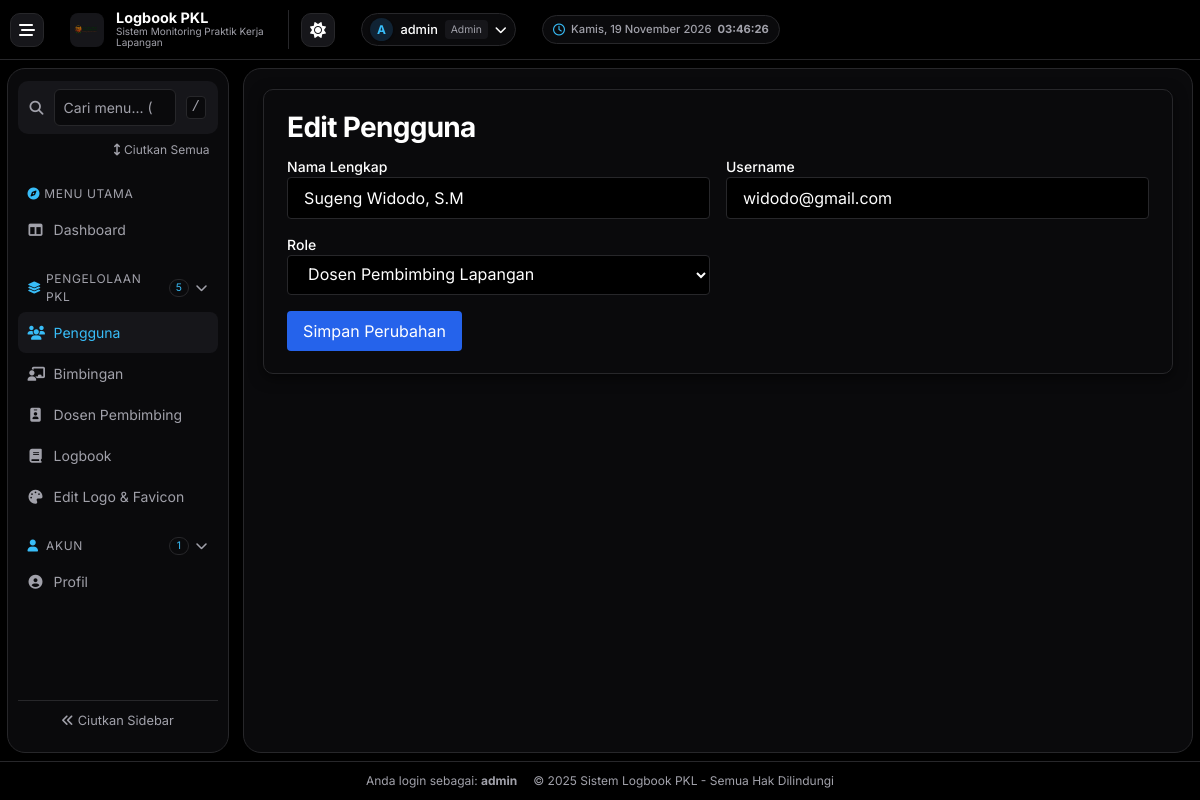
The page /admin/edit_user.php?id=8 (signed in) on the database its author committed.
### tables this page shows
CREATE TABLE IF NOT EXISTS `settings` (
  `setting_key` varchar(50) NOT NULL,
  `setting_value` text NOT NULL,
  `updated_at` timestamp NOT NULL DEFAULT CURRENT_TIMESTAMP ON UPDATE CURRENT_TIMESTAMP,
  PRIMARY KEY (`setting_key`)
);

CREATE TABLE `users` (
  `id` int(11) NOT NULL,
  `nama` varchar(100) DEFAULT NULL,
  `username` varchar(50) DEFAULT NULL,
  `password` varchar(255) DEFAULT NULL,
  `role` enum('admin','mahasiswa','dosen_pkl','dosen_lapangan') NOT NULL,
  `created_at` timestamp NOT NULL DEFAULT current_timestamp(),
  `remember_token` varchar(64) DEFAULT NULL,
  `prodi` varchar(100) DEFAULT NULL,
  `email_verified` tinyint(1) DEFAULT 0,
  `phone` varchar(15) DEFAULT NULL,
  `profile_image` varchar(255) DEFAULT NULL
);

### includes/settings.php (called while the page is built, shortened)
<?php
if (!function_exists('get_app_settings')) {
    function get_app_settings() {
        global $conn;
        static $settings_cache = null;
        if ($settings_cache !== null) {
            return $settings_cache;
        }
        $defaults = [
            'app_logo'           => 'assets/images/dashboard-logo-uam.png',
            'app_favicon'        => 'assets/images/dashboard-logo-uam.png',
            'app_logo_login'     => 'assets/images/uam1.png',
            'app_logo_secondary' => 'assets/images/dikti.png',
            'app_name'           => 'Logbook PKL',
            'app_desc'           => 'Sistem Monitoring Praktik Kerja Lapangan'
        ];
        $res = $conn->query("SELECT setting_key, setting_value FROM settings");
        if ($res && $res->num_rows > 0) {
            while ($row = $res->fetch_assoc()) {
                $defaults[$row['setting_key']] = $row['setting_value'];
            }
        }
        $settings_cache = $defaults;
        return $settings_cache;
    }
}
if (!function_exists('get_setting')) {
    function get_setting($key, $default = '') {
        $settings = get_app_settings();
        return $settings[$key] ?? $default;
    }
}

### admin/edit_user.php (the view, shortened to what this page needs)
<?php
include '../config/db.php';
$id = intval($_GET['id']);
$user = $conn->query("SELECT * FROM users WHERE id='$id'")->fetch_assoc();
include '../includes/header.php';
?>
<div class="dashboard-panel dashboard-section">
    <h2 class="dashboard-title text-xl font-bold mb-4">Edit Pengguna</h2>
    <form method="post" class="dashboard-form-grid">
        <div class="mb-4">
            <label class="block text-sm font-medium text-gray-700">Nama Lengkap</label>
            <input type="text" name="nama" value="<?= htmlspecialchars($user['nama']) ?>" required class="w-full px-4 py-2 border border-gray-300 rounded">
        </div>
        <div class="mb-4">
            <label class="block text-sm font-medium text-gray-700">Username</label>
            <input type="text" name="username" value="<?= htmlspecialchars($user['username']) ?>" required class="w-full px-4 py-2 border border-gray-300 rounded">
        </div>
        <div class="mb-4">
            <label class="block text-sm font-medium text-gray-700">Role</label>
            <select name="role" required class="w-full px-4 py-2 border border-gray-300 rounded">
                <option value="dosen_lapangan" <?= $user['role'] == 'dosen_lapangan' ? 'selected' : '' ?>>Dosen Pembimbing Lapangan</option>
            </select>
        </div>
        <button type="submit" class="bg-blue-600 hover:bg-blue-700 text-white px-4 py-2 rounded w-full">Simpan Perubahan</button>
    </form>
</div>
<?php include '../includes/footer.php'; ?>

### includes/header.php (shortened to what this page needs)
<?php
$base_path = '';
if (strpos($_SERVER['PHP_SELF'], 'admin/') !== false) {
    $base_path = '../';
} elseif (strpos($_SERVER['PHP_SELF'], 'mahasiswa/') !== false ||
          strpos($_SERVER['PHP_SELF'], 'dosen_pkl/') !== false ||
          strpos($_SERVER['PHP_SELF'], 'dosen_lapangan/') !== false) {
    $base_path = '../';
}
$role_dashboard = [
    'admin' => $base_path . 'admin/dashboard.php',
    'mahasiswa' => $base_path . 'mahasiswa/dashboard.php',
    'dosen_pkl' => $base_path . 'dosen_pkl/dashboard.php',
    'dosen_lapangan' => $base_path . 'dosen_lapangan/dashboard.php'
];
$current_role = $_SESSION['user']['role'];
$dashboard_url = $role_dashboard[$current_role] ?? '../index.php';
$is_impersonating = isset($_SESSION['impersonator_id']);
?>
<!DOCTYPE html>
<html lang="id">
<head>
    <?php
    $app_favicon = function_exists('get_setting') ? get_setting('app_favicon', 'assets/images/dashboard-logo-uam.png') : 'assets/images/dashboard-logo-uam.png';
    $app_logo    = function_exists('get_setting') ? get_setting('app_logo', 'assets/images/dashboard-logo-uam.png') : 'assets/images/dashboard-logo-uam.png';
    $app_name    = function_exists('get_setting') ? get_setting('app_name', 'Logbook PKL') : 'Logbook PKL';
    $app_desc    = function_exists('get_setting') ? get_setting('app_desc', 'Sistem Monitoring Praktik Kerja Lapangan') : 'Sistem Monitoring Praktik Kerja Lapangan';
    ?>
    <script src="https://cdn.tailwindcss.com"></script>
    <link rel="stylesheet" href="https://cdnjs.cloudflare.com/ajax/libs/font-awesome/6.5.0/css/all.min.css">
    <link rel="stylesheet" href="<?= $base_path ?>assets/css/dashboard.css">
</head>
<body class="min-h-screen pkl-dashboard<?= $is_impersonating ? ' is-impersonating' : '' ?>">
<nav class="sticky top-0 z-50" aria-label="Bilah atas">
    <div>
        <div class="flex justify-between items-center h-16">
            <div class="flex items-center space-x-4">
                <button type="button" id="dashboardSidebarToggle" class="dashboard-sidebar-toggle"
                        aria-label="Menu navigasi" aria-controls="dashboardSidebar" aria-expanded="false">
                    <i class="fas fa-bars-staggered" aria-hidden="true"></i>
                </button>
                <a href="<?= $dashboard_url ?>" class="flex items-center space-x-3">
                    <?php if (!empty($app_logo) && file_exists(__DIR__ . '/../' . $app_logo)): ?>
                        <div class="w-10 h-10 bg-white rounded-lg flex items-center justify-center shadow overflow-hidden p-1">
                            <img src="<?= $base_path . htmlspecialchars($app_logo) ?>?v=<?= filemtime(__DIR__ . '/../' . $app_logo) ?>" alt="Logo <?= htmlspecialchars($app_name) ?>" class="max-w-full max-h-full object-contain">
                        </div>
                    <?php else: ?>
                        <div class="w-10 h-10 bg-white rounded-lg flex items-center justify-center shadow">
                            <i class="fas fa-graduation-cap text-blue-600 text-lg" aria-hidden="true"></i>
                        </div>
                    <?php endif; ?>
                    <div class="hidden md:block">
                        <h1 class="text-lg font-bold text-white"><?= htmlspecialchars($app_name) ?></h1>
                        <p class="text-xs text-blue-100"><?= htmlspecialchars($app_desc) ?></p>
                    </div>
                </a>
            </div>
            <div class="flex items-center space-x-4">
                <button type="button" id="dashboardThemeToggle" class="dashboard-sidebar-toggle dashboard-theme-toggle"
                        aria-label="Mode gelap" aria-pressed="true" title="Ganti ke tema terang">
                    <i class="fas fa-sun" aria-hidden="true"></i>
                </button>
                <div class="hidden md:block text-right">
                    <i class="far fa-clock dashboard-clock-icon" aria-hidden="true"></i>
                    <div id="tanggal" class="text-sm font-medium text-blue-100"></div>
                    <div id="jam" class="text-xs text-white/90 time"></div>
                </div>
                <div class="relative">
                    <button id="userMenuButton" class="flex items-center space-x-3 focus:outline-none focus:ring-2 focus:ring-white/30 rounded-lg p-1">
                        <div class="w-10 h-10 rounded-full border-2 border-white overflow-hidden bg-gradient-to-r from-blue-400 to-purple-400 flex items-center justify-center shadow">
                            <?php if (isset($_SESSION['user']['profile_image']) && !empty($_SESSION['user']['profile_image'])): ?>
                                <img src="<?= $base_path ?>assets/uploads/profiles/<?= htmlspecialchars($_SESSION['user']['profile_image']) ?>"
                                     alt="Profile"
                                     class="w-full h-full object-cover">
                            <?php else: ?>
                                <span class="text-white font-bold text-lg">
                                    <?= strtoupper(substr($_SESSION['user']['nama'], 0, 1)) ?>
                                </span>
                            <?php endif; ?>
                        </div>
                        <div class="dashboard-account-label hidden md:block text-left">
                            <div class="text-sm font-medium text-white"><?= htmlspecialchars($_SESSION['user']['nama']) ?></div>
                            <div class="text-xs text-blue-100 capitalize"><?= $current_role ?></div>
                        </div>
                        <i class="fas fa-chevron-down text-white text-xs hidden md:block"></i>
                    </button>
                </div>
            </div>
        </div>
    </div>
</nav>
<div class="dashboard-layout" id="dashboardLayout">
<?php require __DIR__ . '/dashboard-sidebar.php'; ?>
<main id="dashboardMain">

### includes/header.php (style rules this page uses)
body { font-family: 'Inter', sans-serif; }
.time { font-size: 0.875rem; line-height: 1.25rem; }

### rows shown on the page
settings: setting_key "Logbook PKL"
users: nama "Sugeng Widodo, S.M", username "widodo@gmail.com", role "Dosen Pembimbing Lapangan"

### other values the page prints
$app_desc "Sistem Monitoring Praktik Kerja Lapangan"
substr($_SESSION['user']['nama'], 0, 1) "A"
$_SESSION['user']['nama'] "admin"
$current_role "Admin"
$label_link "Dashboard"
$label "PENGELOLAAN PKL"
count($links) "5"
$label_link "Pengguna"
$label_link "Bimbingan"
$label_link "Dosen Pembimbing"
$label_link "Logbook"
$label_link "Edit Logo & Favicon"
$label "AKUN"
count($links) "1"
$label_link "Profil"
